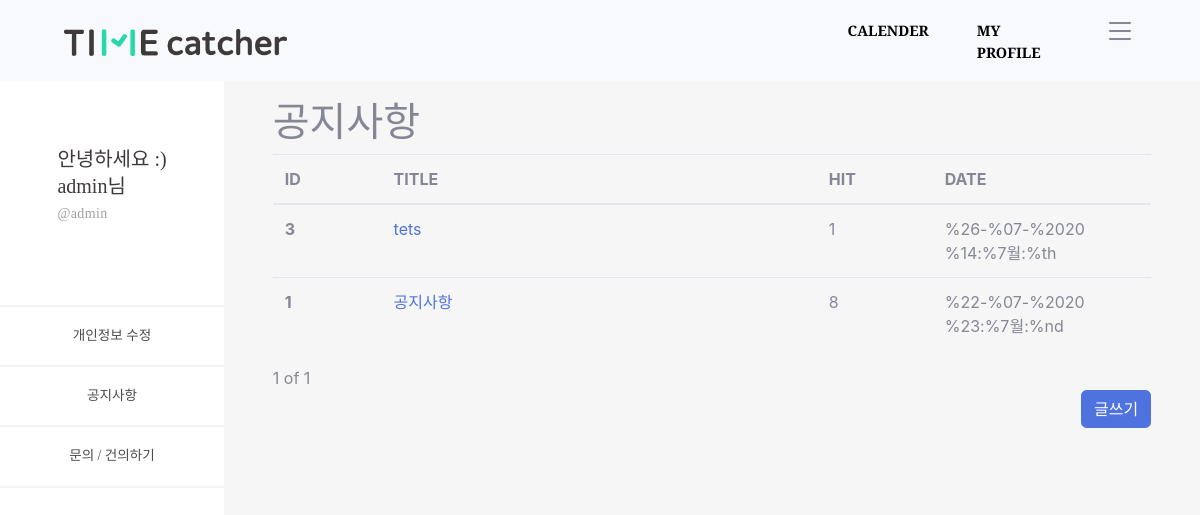
The app's page /timeApp/notices/ (signed in) with its own data.
### timeUser/models.py (models this page shows, shortened)
class Profile(models.Model):
    class Meta:
        verbose_name = 'Profile'
        verbose_name_plural = 'Profile'
    objects = models.Manager()
    user = models.OneToOneField(User, on_delete=models.CASCADE)
    nick = models.CharField(verbose_name='NickName', max_length=50, null=True, blank=True)
    birth_date = models.DateTimeField(null=True, blank=True)
    plan = models.IntegerField(default=0, null=True, blank=True)

### timeApp/models.py (models this page shows, shortened)
class Notices(models.Model):
    objects = models.Manager()
    n_title = models.CharField(max_length=100)
    n_body = models.TextField()
    n_hit = models.PositiveIntegerField(default=0)
    n_input_date = models.DateTimeField('date published', default=timezone.now)

### timeApp/views.py (the view)
# urls.py: path('notices/', views.notices, name='notices'),
def notices(request):
    notices = Notices.objects.all().order_by('-id')
    paginator = Paginator(notices,10)
    page = request.GET.get('page')
    notices_posts = paginator.get_page(page)
    conn_user = request.user
    conn_profile = Profile.objects.get(user=conn_user)
    context = {
        'id' : conn_user.username,
        'nick' : conn_profile.nick,
        'notices' : notices,
        'notices_posts' : notices_posts,
    }
    return render(request, 'notices.html', context=context)

### timeApp/templates/notices.html (shortened to what this page needs)
{% extends 'base_side.html' %}
{% load static %}
{% block content_side %}
<div id="content-wrapper" style="background-color: #f6f6f6;" class="d-flex justify-content-center">
  <div class="cantrion" style="margin-top: 10%; width: 90%;">
    <h1>공지사항</h1>
    <table class="table">
      <thead>
        <colgroup>
          <col style="width: 5%;">
          <col style="width: 20%;">
          <col style="width: 5%;">
          <col style="width: 10%;">
        </colgroup>
        <tr>
          <th scope="col">ID</th>
          <th scope="col">TITLE</th>
          <th scope="col">HIT</th>
          <th scope="col">DATE</th>
        </tr>
      </thead>
      <tbody>
        {% for notice in notices.all %}
        <tr>
          <th scope="row">{{ notice.id }}</th>
          <td><a href="{% url 'notices_detail' notice.id %}">{{ notice.n_title }}</a></td>
          <td>{{ notice.n_hit }}</td>
          <td>{{ notice.n_input_date }}</td>
        </tr>
        {% endfor %}
      </tbody>
    </table>
      <span>{{notices_posts.number}}</span>
      <span>of</span>
      <span>{{notices_posts.paginator.num_pages}}</span>
    <div class="d-flex justify-content-end">
      <a href="{% url 'notices_create' %}" class="btn btn-primary">글쓰기</a>
    </div>
  </div>
</div>
{% endblock %}

### timeProject/templates/base_side.html
{% extends 'base.html' %}
{% load static %}
{% block content %}
<div id="wrapper">
  <ul class="navbar-nav sidebar sidebar-dark accordion" id="accordionSidebar">
    <li class="nav-item active d-flex justify-content-center" style="margin-top: 65%; margin-bottom: 35%;">
      <div class="text-left">
        <a
          style="font-family: SDGtNeobUni-gEb; font-size: 20px; font-weight: normal; font-stretch: normal; font-style: normal; line-height: 1.35; letter-spacing: normal; text-align: left; color: #3e3a39;">안녕하세요
          :)</a>
        <br>
        <a
          style="font-family: SDGtNeobUni-gEb; font-size: 20px; font-weight: normal; font-stretch: normal; font-style: normal; line-height: 1.35; letter-spacing: normal; text-align: left; color: #3e3a39;">{{ nick }}님</a>
        <br>
        <a
          style=" font-family: SDGtNeobUni-bLt; font-size: 14px; font-weight: normal; font-stretch: normal; font-style: normal; line-height: 1.93; letter-spacing: normal; text-align: left; color: #a0a0a0; letter-spacing: 0.38px;">@{{ nick }}</a>
      </div>
    </li>
    <a>
      <hr style="border: solid 1px #f3f3f3;" class="mb-0 mt-0"></a>
    <li class="nav-item active">
      <a class="nav-link" href="{% url 'profile_update' %}" style="font-family: SDGtNeobUni-bLt;
              font-size: 14px;
              font-weight: normal;
              font-stretch: normal;
              font-style: normal;
              line-height: 1.93;
              letter-spacing: normal;
              text-align: left;
              color: #4c4c4c;">
        <span class="d-flex align-items-center justify-content-center">개인정보 수정</span></a>
    </li>
    <a>
      <hr style="border: solid 1px #f3f3f3;" class="mb-0 mt-0"></a>
    <li class="nav-item active">
      <a class="nav-link" href="{% url 'notices' %}" style="font-family: SDGtNeobUni-bLt;
              font-size: 14px;
              font-weight: normal;
              font-stretch: normal;
              font-style: normal;
              line-height: 1.93;
              letter-spacing: normal;
              text-align: left;
              color: #4c4c4c;">
        <span class="d-flex align-items-center justify-content-center">공지사항</span></a>
    </li>
    <a>
      <hr style="border: solid 1px #f3f3f3;" class="mb-0 mt-0"></a>
    <li class="nav-item active">
      <a class="nav-link" href="{% url 'customer' %}" style="font-family: SDGtNeobUni-bLt;
              font-size: 14px;
              font-weight: normal;
              font-stretch: normal;
              font-style: normal;
              line-height: 1.93;
              letter-spacing: normal;
              text-align: left;
              color: #4c4c4c;">
        <span class="d-flex align-items-center justify-content-center">문의 / 건의하기</span></a>
    </li>
    <a>
      <hr style="border: solid 1px #f3f3f3;" class="mb-0 mt-0"></a>
  </ul>
  {% block content_side %}
  {% endblock %}
</div>
{% endblock %}

### records on screen
Profile: nick "admin"
Notices: id "3", n_title "tets", n_hit "1", n_input_date "%26-%07-%2020 %14:%7월:%th"
Notices: id "1", n_title "공지사항", n_hit "8", n_input_date "%22-%07-%2020 %23:%7월:%nd"

### other values on screen
{{ notices_posts.number }} "1"
{{ notices_posts.paginator.num_pages }} "1"
